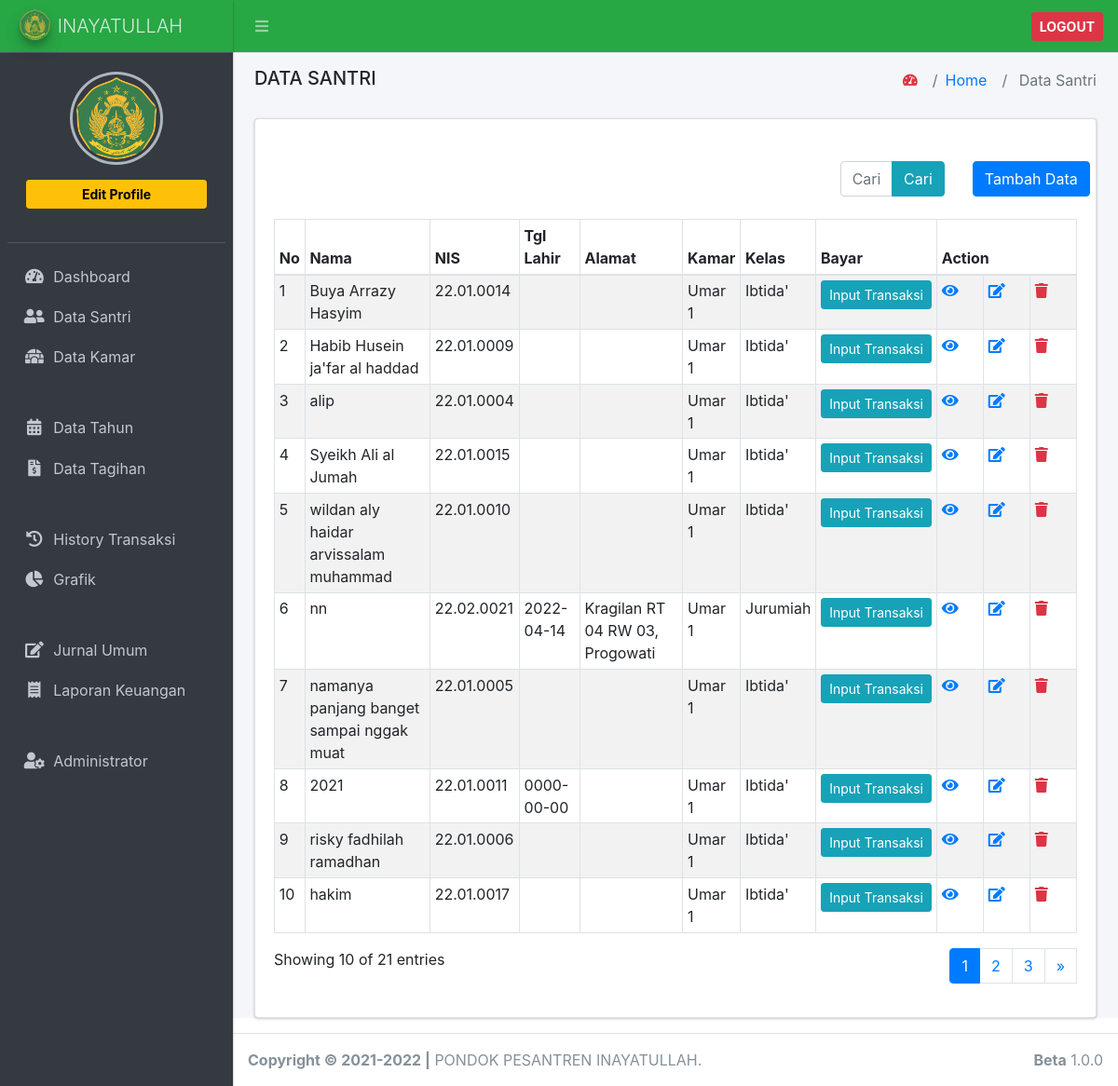
Screenshot of /index.php/data_santri with the database file from the repository.
### tables this page shows
CREATE TABLE `tb_data_santri` (
  `id` int(11) NOT NULL,
  `nama` varchar(200) NOT NULL,
  `nis` varchar(20) NOT NULL,
  `tgl_lahir` date DEFAULT NULL,
  `alamat` varchar(200) NOT NULL,
  `jenis_kelamin` enum('L','P') NOT NULL,
  `id_kamar` int(11) NOT NULL,
  `id_kelas` int(11) NOT NULL,
  `no_hp` varchar(20) NOT NULL,
  `password` varchar(20) NOT NULL,
  `tgl_masuk` date DEFAULT NULL,
  `status` enum('1','2','3','4') NOT NULL DEFAULT '1',
  `foto` varchar(200) NOT NULL
);

CREATE TABLE `tb_kamar` (
  `id_kamar` int(11) NOT NULL,
  `nama_kamar` varchar(200) NOT NULL
);

CREATE TABLE `tb_kelas` (
  `id_kelas` int(11) NOT NULL,
  `nama_kelas` varchar(100) NOT NULL
);

### index.php (called while the page is built, shortened)
<?php
require_once BASEPATH.'core/CodeIgniter.php';

### application/config/config.php (called while the page is built, shortened)
<?php
$config['base_url'] = 'http://localhost/spp_inay/';
$config['index_page'] = '';
$config['uri_protocol']    = 'REQUEST_URI';
$config['url_suffix'] = '';
$config['language']    = 'english';
$config['charset'] = 'UTF-8';
$config['enable_hooks'] = FALSE;
$config['subclass_prefix'] = 'MY_';
$config['composer_autoload'] = FALSE;
$config['permitted_uri_chars'] = 'a-z 0-9~%.:_\-';
$config['enable_query_strings'] = FALSE;
$config['controller_trigger'] = 'c';
$config['function_trigger'] = 'm';
$config['directory_trigger'] = 'd';
$config['allow_get_array'] = TRUE;
$config['log_threshold'] = 0;
$config['log_path'] = '';
$config['log_file_extension'] = '';
$config['log_file_permissions'] = 0644;
$config['log_date_format'] = 'Y-m-d H:i:s';
$config['error_views_path'] = '';
$config['cache_path'] = '';
$config['cache_query_string'] = FALSE;
$config['encryption_key'] = '';
$config['sess_driver'] = 'files';
$config['sess_cookie_name'] = 'ci_session';
$config['sess_expiration'] = 7200;
$config['sess_save_path'] = NULL;
$config['sess_match_ip'] = FALSE;
$config['sess_time_to_update'] = 300;
$config['sess_regenerate_destroy'] = FALSE;
$config['cookie_prefix']    = '';
$config['cookie_domain']    = '';
$config['cookie_path']        = '/';
$config['cookie_secure']    = FALSE;
$config['cookie_httponly']     = FALSE;
$config['standardize_newlines'] = FALSE;
$config['global_xss_filtering'] = FALSE;
$config['csrf_protection'] = FALSE;
$config['csrf_token_name'] = 'csrf_test_name';
$config['csrf_cookie_name'] = 'csrf_cookie_name';
$config['csrf_expire'] = 7200;
$config['csrf_regenerate'] = TRUE;
$config['csrf_exclude_uris'] = array();
$config['compress_output'] = FALSE;
$config['time_reference'] = 'local';
$config['rewrite_short_tags'] = FALSE;
$config['proxy_ips'] = '';

### application/models/m_data_santri.php (called while the page is built, shortened)
<?php
class m_data_santri extends CI_Model
{
	public function get_all_data($limit, $start)
	{
		$this->db->join('tb_kamar', 'tb_kamar.id_kamar = tb_data_santri.id_kamar');
		$this->db->join('tb_kelas', 'tb_kelas.id_kelas = tb_data_santri.id_kelas');
		$this->db->order_by('nama_kamar', 'ASC');
		return $this->db->get('tb_data_santri', $limit, $start)->result();
	}
	public function count_search_data()
	{
		$keyword = $this->input->post('keyword');
		$this->db->join('tb_kamar', 'tb_kamar.id_kamar = tb_data_santri.id_kamar');
		$this->db->join('tb_kelas', 'tb_kelas.id_kelas = tb_data_santri.id_kelas');
		$this->db->like('nama', $keyword);
		$this->db->or_like('alamat', $keyword);
		$this->db->or_like('nama_kamar', $keyword);
		$this->db->or_like('nama_kelas', $keyword);
		return $this->db->get('tb_data_santri')->num_rows();
	}
}

### application/views/data_santri/index.php (the view, shortened to what this page needs)
<div class="card">
    <div class="card-body">
        <div id="example1_wrapper" class="dataTables_wrapper dt-bootstrap4">
            <div class="row d-flex">
                <div class="col-6">
                </div>
                <div class="col-6">
                </div>
            </div>
            <br>
            <div class="row d-flex ml-4">
                <div class="col-8">
                </div>
                <div class="col-2">
                    <form action="" method="post">
                        <div class="input-group input-group-md">
                            <input type="text" class="form-control" placeholder="Cari data santri.." name="keyword">
                            <span class="input-group-append">
                                <button type="submit" class="btn btn-info" data-toggle="tooltip" data-placement="top" title="Cari">Cari</button>
                            </span>
                        </div>
                    </form>
                </div>
                <div class="col-2">
                    <a href="<?= base_url('data_santri/add') ?>" type="button" class="btn btn-primary" data-toggle="tooltip" data-placement="top" title="Tambah Data">Tambah Data</a>
                </div>
            </div>
            <br>
            <div class="row">
                <div class="col-sm-12">
                    <table id="example1" class="table table-bordered table-striped table-sm dataTable" role="grid" aria-describedby="example1_info">
                        <thead>
                            <tr role="row">
                                <th class="sorting_asc" tabindex="0" aria-controls="example1" rowspan="1" colspan="1" aria-sort="ascending" aria-label="No: activate to sort column descending">No</th>
                                <th class="sorting" tabindex="0" aria-controls="example1" rowspan="1" colspan="1" aria-label="Nama: activate to sort column ascending">Nama</th>
                                <th class="sorting" tabindex="0" aria-controls="example1" rowspan="1" colspan="1" aria-label="Nama: activate to sort column ascending">NIS</th>
                                <th class="sorting" tabindex="0" aria-controls="example1" rowspan="1" colspan="1" aria-label="Nama: activate to sort column ascending">Tgl Lahir</th>
                                <th class="sorting" tabindex="0" aria-controls="example1" rowspan="1" colspan="1" aria-label="Alamat: activate to sort column ascending">Alamat</th>
                                <th class="sorting" tabindex="0" aria-controls="example1" rowspan="1" colspan="1" aria-label="Kamar: activate to sort column ascending">Kamar</th>
                                <th class="sorting" tabindex="0" aria-controls="example1" rowspan="1" colspan="1" aria-label="Kelas: activate to sort column ascending">Kelas</th>
                                <th class="sorting" tabindex="0" aria-controls="example1" rowspan="1" colspan="1" aria-label="Kelas: activate to sort column ascending">Bayar</th>
                                <th class="sorting" tabindex="0" aria-controls="example1" rowspan="1" colspan="3" aria-label="Kelas: activate to sort column ascending">Action</th>
                            </tr>
                        </thead>
                        <tbody>
                            <?php
                            $no = 0;
                            foreach ($data_santri as $ds) {
                                $no++ ?>
                                <tr role="row" class="odd">
                                    <td><?= ++$start ?></td>
                                    <td><?= $ds->nama; ?></td>
                                    <td><?= $ds->nis; ?></td>
                                    <td><?= $ds->tgl_lahir; ?></td>
                                    <td><?= $ds->alamat; ?></td>
                                    <td><?= $ds->nama_kamar; ?></td>
                                    <td><?= $ds->nama_kelas; ?></td>
                                    <td style="padding: 5px;" width="70">
                                        <a type="button" class="btn btn-sm btn-info" data-toggle="tooltip" data-placement="top" title="Input Transaksi" href="<?= base_url('input_transaksi/view/') ?><?= $ds->id ?>">Input Transaksi</a>
                                    </td>
                                    <td width="50">
                                        <a class="text-primary" data-toggle="tooltip" data-placement="top" title="Detail" href="<?= base_url('data_santri/detail/') ?><?= $ds->id ?>"><i class="fa fa-eye"></i></a>
                                    </td>
                                    <td width="50">
                                        <a class="text-primary" data-toggle="tooltip" data-placement="top" title="Edit" href="<?= base_url('data_santri/edit/') ?><?= $ds->id ?>"><i class="fa fa-edit"></i></a>
                                    </td>
                                    <td width="50">
                                        <a href="<?= base_url('data_santri/hapus/') ?><?= $ds->id ?>" class="text-danger" onclick="return confirm('Yakin Hapus?')"><i class="fa fa-trash"></i></a>
                                    </td>
                                </tr>
                            <?php } ?>
                        </tbody>
                    </table>
                </div>
            </div>
            <div class="row">
                <div class="col-sm-12 col-md-5">
                    <div class="dataTables_info" id="example1_info" role="status" aria-live="polite">Showing <?= $no; ?> of <?= $jumlah_data; ?> entries</div>
                </div>
                <div class="col-sm-12 col-md-7 float-right">
                    <div class="dataTables_paginate paging_simple_numbers float-right" id="example1_paginate">
                        <?= $pagination; ?>
                    </div>
                </div>
            </div>
        </div>
    </div>
</div>

### rows the page displays
tb_data_santri: nama "Buya Arrazy Hasyim", nis "22.01.0014", id_kamar.nama_kamar "Umar 1", id_kelas.nama_kelas "Ibtida'"
tb_data_santri: nama "Habib Husein ja'far al haddad", nis "22.01.0009", id_kamar.nama_kamar "Umar 1", id_kelas.nama_kelas "Ibtida'"
tb_data_santri: nama "alip", nis "22.01.0004", id_kamar.nama_kamar "Umar 1", id_kelas.nama_kelas "Ibtida'"
tb_data_santri: nama "Syeikh Ali al Jumah", nis "22.01.0015", id_kamar.nama_kamar "Umar 1", id_kelas.nama_kelas "Ibtida'"
tb_data_santri: nama "wildan aly haidar arvissalam muhammad", nis "22.01.0010", id_kamar.nama_kamar "Umar 1", id_kelas.nama_kelas "Ibtida'"
tb_data_santri: nama "nn", nis "22.02.0021", tgl_lahir "2022-04-14", alamat "Kragilan RT 04 RW 03, Progowati", id_kamar.nama_kamar "Umar 1", id_kelas.nama_kelas "Jurumiah"
tb_data_santri: nama "namanya panjang banget sampai nggak muat", nis "22.01.0005", id_kamar.nama_kamar "Umar 1", id_kelas.nama_kelas "Ibtida'"
tb_data_santri: nama "2021", nis "22.01.0011", tgl_lahir "0000-00-00", id_kamar.nama_kamar "Umar 1", id_kelas.nama_kelas "Ibtida'"
tb_data_santri: nama "risky fadhilah ramadhan", nis "22.01.0006", id_kamar.nama_kamar "Umar 1", id_kelas.nama_kelas "Ibtida'"
tb_data_santri: nama "hakim", nis "22.01.0017", id_kamar.nama_kamar "Umar 1", id_kelas.nama_kelas "Ibtida'"

### other values shown
$title "DATA SANTRI"
$title "Data Santri"
$no "10"
$jumlah_data "21"
$pagination "1 2 3 »"
